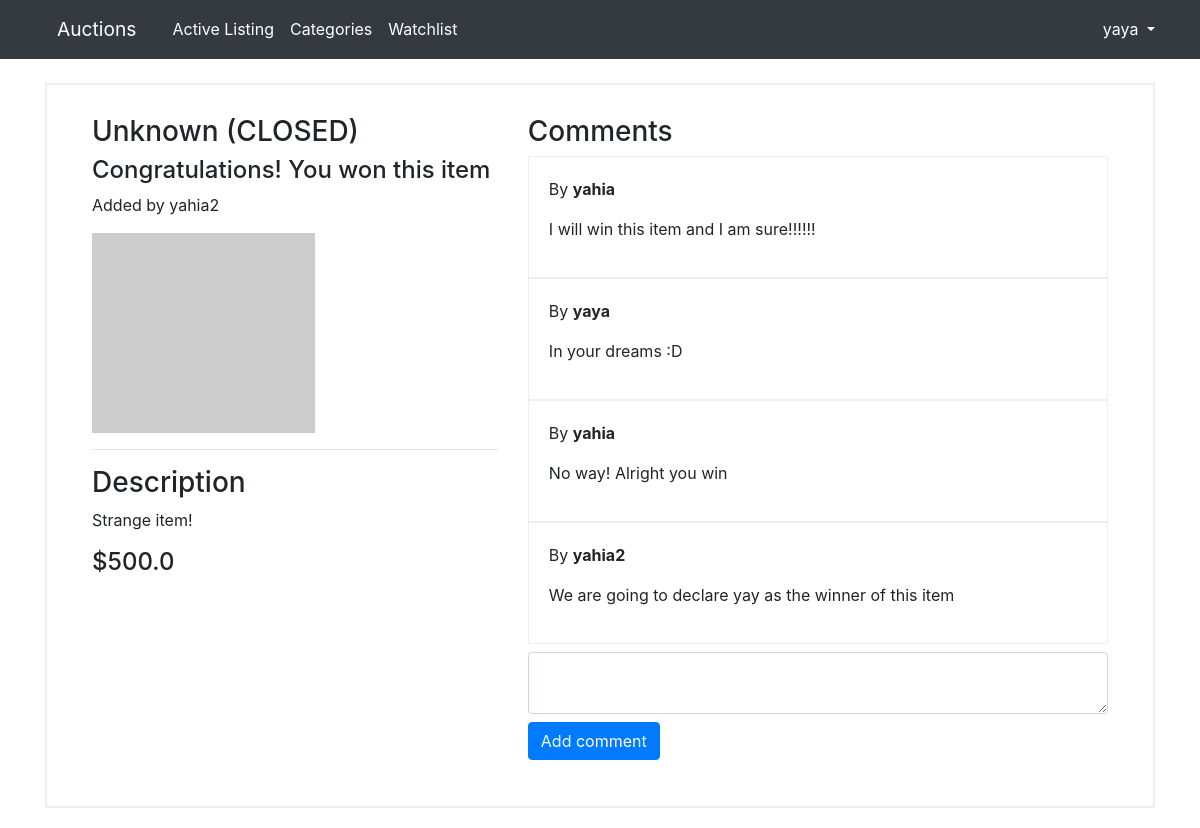
Screenshot of /listing/7 (signed in) with the database file from the repository.
### auctions/models.py (models this page shows, shortened)
class User(AbstractUser):
    pass

class Listing(models.Model):
    title = models.CharField(max_length=50)
    description = models.TextField()
    start_bid = models.FloatField()
    current_bid = models.FloatField()
    date = models.DateTimeField(default=timezone.now)
    image_URL = models.URLField(blank=True, default="")
    user = models.ForeignKey(User, related_name="listings", on_delete=models.CASCADE)
    category = models.CharField(max_length=50)
    is_active = models.BooleanField(default=True)
    winner = models.ForeignKey(User, related_name="win_listings", on_delete=models.CASCADE, blank=True, null=True)

class Comment(models.Model):
    content = models.TextField()
    listing = models.ForeignKey(Listing, related_name="comments", on_delete=models.CASCADE)
    user = models.ForeignKey(User, on_delete=models.CASCADE)
    date = models.DateTimeField(default=timezone.now)

### auctions/views.py (the view)
# urls.py: path("listing/<int:id>", views.listing_page, name="listing-page"),
@login_required
def listing_page(request, id):
    listing = Listing.objects.filter(id=id).first()
    if not listing:
        messages.error(request, "This item does not exist")
        return redirect("index")
    listing_bids = Bid.objects.filter(listing=listing)
    is_highest_bid = False
    if listing_bids.count() > 0:
        highest_bid = listing_bids.order_by("-date")[0]
        is_highest_bid = highest_bid.user.username == request.user.username
    user_watchlist = [item.listing for item in request.user.watchlist.all()]
    is_watched = listing in user_watchlist
    context = {
        "listing": listing,
        "is_watched": is_watched,
        "bids_number": listing_bids.count(),
        "is_highest_bid": is_highest_bid
    }
    return render(request, "auctions/listing-page.html", context)

### auctions/templates/auctions/listing-page.html (shortened to what this page needs)
{% extends "auctions/layout.html" %}
{% block body %}
    <div class="main-content row">
        <div class="col-md-5">
            {% if listing.is_active %}
                <h3> {{ listing.title }} </h3>
            {% else %}
                <h3> {{ listing.title }} (CLOSED) </h3>
                {% if listing.winner == user %}
                <h4> Congratulations! You won this item </h4>
                {% endif %}
            {% endif %}
            {% if user.username == listing.user.username %}
                <p> Added by you </p>
            {% else %}
                <p> Added by {{ listing.user.username }} </p>
            {% endif %}
            <div class="listing-image">
                <img src="{{listing.image_URL}}" alt="img">
            </div>
            <hr>
            <h3> Description </h3>
            <p class="listing-description">{{ listing.description }}</p>
            <h4 class="listing-price"> ${{ listing.current_bid }} </h4>
        </div>
        <div class="col-md-7">
            <div class="comments mb-2">
                <h3> Comments </h3>
                {% for comment in listing.comments.all %}
                    <div class="listing-comments">
                        <p> By <strong> {{comment.user.username}} </strong> </p>
                        <p> {{comment.content}} </p>
                    </div>
                {% endfor %}
            </div>
            <form action="{% url 'add-comment' %}" method="POST">
                <div class="form-group">
                    <textarea type="text" name="comment-content" class="form-control bid-value mb-2" required></textarea>
                    <input type="submit" value="Add comment" class="btn btn-primary">
                </div>
            </form>
        </div>
    </div>
{% endblock %}

### auctions/templates/auctions/layout.html (shortened to what this page needs)
{% load static %}
<!DOCTYPE html>
<html lang="en">
<head>
    <link rel="stylesheet" href="https://stackpath.bootstrapcdn.com/bootstrap/4.4.1/css/bootstrap.min.css"
>
    <link href="{% static 'auctions/styles.css' %}" rel="stylesheet">
</head>
<body>
    <nav class="navbar navbar-expand-lg bg-dark">
        <div class="container">
            <a class="navbar-brand" href="{% url 'index' %}">Auctions</a>
            <div class="collapse navbar-collapse" id="navbarSupportedContent">
                <ul class="navbar-nav mr-auto">
                    <li class="nav-item active">
                        <a class="nav-link" href="{% url 'index' %}">Active Listing</a>
                    </li>
                    <li class="nav-item">
                        <a class="nav-link" href="{% url 'category-page' %}">Categories</a>
                    </li>
                    {% if user.is_authenticated %}
                        <li class="nav-item">
                            <a class="nav-link" href="{% url 'watchlist-page' %}">Watchlist</a>
                        </li>
                    {% endif %}
                </ul>
                <ul class="navbar-nav">
                    <li class="nav-item dropdown">
                        {% if user.is_authenticated %}
                            <a href="#" class="dropdown-toggle" data-toggle="dropdown" role="button" aria-haspopup="true" aria-expanded="false">{{ user.username }} </a>
                        {% endif %}
                    </li>
                </ul>
            </div>
        </div>
    </nav>
    <main class="mt-4">
        <div class="container">
            {% block body %}{% endblock %}
          </div>
    </main>
</body>
</html>

### auctions/static/auctions/styles.css (style rules this page uses)
.navbar { border-radius: 0; margin-bottom: 0; padding: 0; }
.nav > li > a, .navbar-brand { padding: 15px 12px; }
.navbar-brand { font-size: 1.2em; color: #ffff; }
.navbar .nav-link { color: #ffff; }
.navbar .dropdown-toggle { text-decoration: none; color: #ffff; }
.form-control { position: relative; }
.row { margin: 0; }
.main-content { border: 2px solid #eee; padding: 30px; margin-bottom: 20px; }
.listing-image img { max-width: 100%; }
.listing-comments { border: 1px solid #eee; padding: 20px; }

### rows the page displays
User: username "yaya"
Listing: title "Unknown", user.username "yahia2", description "Strange item!", current_bid "500.0"
Comment: user.username "yahia", content "I will win this item and I am sure!!!!!!"
Comment: user.username "yaya", content "In your dreams :D"
Comment: user.username "yahia", content "No way! Alright you win"
Comment: user.username "yahia2", content "We are going to declare yay as the winner of this item"
